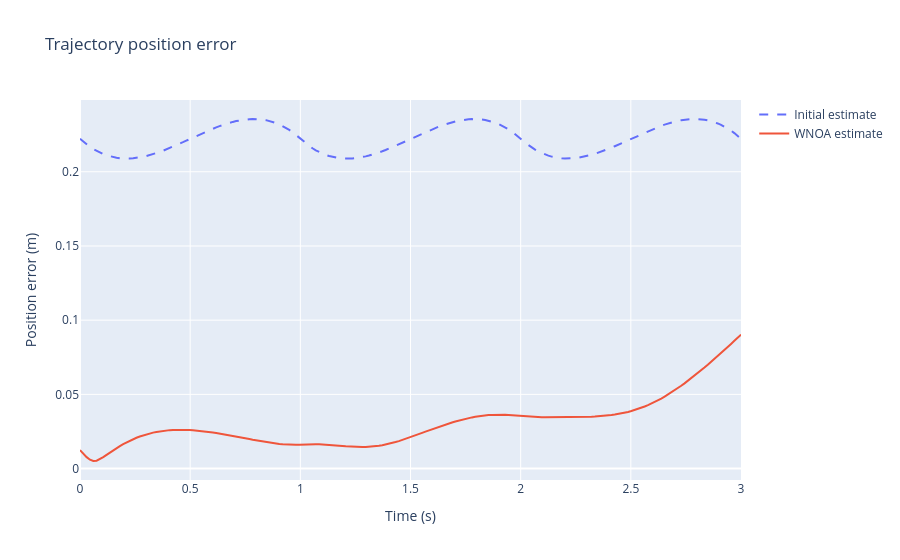

The notebook cell this image was saved under:
### Markdown cell above
## Position error

The Euclidean distance between the estimated and true positions measures trajectory accuracy in meters. This plot evaluates the continuous trajectories, not just their knot positions.

### Code cell
initial_error = np.linalg.norm(initial_path - true_path, axis=1)
estimated_error = np.linalg.norm(estimated_path - true_path, axis=1)

fig = go.Figure()
fig.add_scatter(x=plot_times, y=initial_error, mode="lines", name="Initial estimate", line=dict(dash="dash"))
fig.add_scatter(x=plot_times, y=estimated_error, mode="lines", name="WNOA estimate")
fig.update_layout(title="Trajectory position error", xaxis_title="Time (s)", yaxis_title="Position error (m)")
fig.show()

print(f"Mean position error, initial: {initial_error.mean():.4f} m")
print(f"Mean position error, WNOA:    {estimated_error.mean():.4f} m")

### Figure 1 — Plotly figure (JSON) as saved in the notebook; plotly's stock layout.template omitted (floating-point values rounded to 4 significant figures; data arrays with more than 128 entries replaced by an {"elided": "..."} marker saying what was removed)
{"data": [{"line": {"dash": "dash"}, "mode": "lines", "name": "Initial estimate", "type": "scatter", "x": {"elided": "200 float values"}, "y": {"elided": "200 float values"}}, {"mode": "lines", "name": "WNOA estimate", "type": "scatter", "x": {"elided": "200 float values"}, "y": {"elided": "200 float values"}}], "layout": {"title": {"text": "Trajectory position error"}, "xaxis": {"title": {"text": "Time (s)"}}, "yaxis": {"title": {"text": "Position error (m)"}}}}
